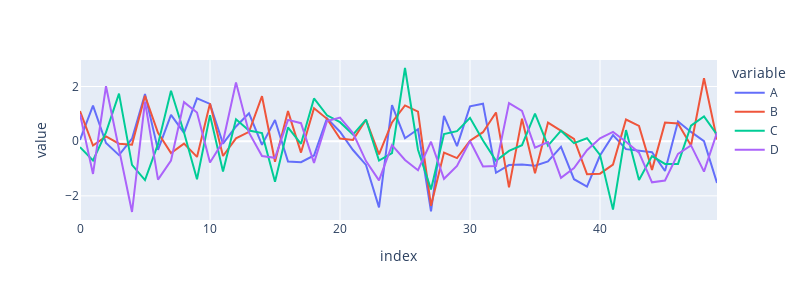

Write notebook code for a chart like this one.
### Code cell
px.line(data).update_layout(height=300,width=800)

### Figure 1 — Plotly figure (JSON) as saved in the notebook; plotly's stock layout.template omitted (floating-point values rounded to 4 significant figures)
{"data": [{"hovertemplate": "variable=A<br>index=%{x}<br>value=%{y}<extra></extra>", "legendgroup": "A", "line": {"color": "#636efa", "dash": "solid"}, "marker": {"symbol": "circle"}, "mode": "lines", "name": "A", "orientation": "v", "showlegend": true, "type": "scatter", "x": [0, 1, 2, 3, 4, 5, 6, 7, 8, 9, 10, 11, 12, 13, 14, 15, 16, 17, 18, 19, 20, 21, 22, 23, 24, 25, 26, 27, 28, 29, 30, 31, 32, 33, 34, 35, 36, 37, 38, 39, 40, 41, 42, 43, 44, 45, 46, 47, 48, 49], "xaxis": "x", "y": [0.04611, 1.301, -0.06726, -0.5102, 0.08917, 1.728, -0.3176, 0.9631, 0.3036, 1.565, 1.363, -0.08856, 0.5376, 1.018, -0.1347, 0.774, -0.7428, -0.7671, -0.5235, 0.8374, 0.3473, -0.3238, -0.8698, -2.422, 1.317, 0.1078, 0.4347, -2.563, 0.9254, -0.1825, 1.274, 1.368, -1.154, -0.8722, -0.851, -0.8967, -0.7393, -0.2085, -1.391, -1.662, -0.5254, 0.2214, -0.2919, -0.3586, -0.4062, -1.089, 0.7207, 0.3379, 0.0009873, -1.527], "yaxis": "y"}, {"hovertemplate": "variable=B<br>index=%{x}<br>value=%{y}<extra></extra>", "legendgroup": "B", "line": {"color": "#EF553B", "dash": "solid"}, "marker": {"symbol": "circle"}, "mode": "lines", "name": "B", "orientation": "v", "showlegend": true, "type": "scatter", "x": [0, 1, 2, 3, 4, 5, 6, 7, 8, 9, 10, 11, 12, 13, 14, 15, 16, 17, 18, 19, 20, 21, 22, 23, 24, 25, 26, 27, 28, 29, 30, 31, 32, 33, 34, 35, 36, 37, 38, 39, 40, 41, 42, 43, 44, 45, 46, 47, 48, 49], "xaxis": "x", "y": [1.101, -0.16, 0.1718, -0.09108, -0.1276, 1.661, 0.3032, -0.4353, -0.08914, -0.5745, 1.378, -0.5425, 0.1026, 0.3416, 1.645, -0.7543, 1.101, -0.4172, 1.203, 0.8179, 0.09567, 0.04694, 0.7829, -0.4853, 0.6876, 1.308, 1.082, -2.361, -0.4164, -0.617, 0.01615, 0.3287, 1.047, -1.687, 0.824, -1.176, 0.6796, 0.3765, 0.08022, -1.208, -1.189, -0.8556, 0.7916, 0.5607, -1.049, 0.6788, 0.6456, -0.1591, 2.302, 0.0623], "yaxis": "y"}, {"hovertemplate": "variable=C<br>index=%{x}<br>value=%{y}<extra></extra>", "legendgroup": "C", "line": {"color": "#00cc96", "dash": "solid"}, "marker": {"symbol": "circle"}, "mode": "lines", "name": "C", "orientation": "v", "showlegend": true, "type": "scatter", "x": [0, 1, 2, 3, 4, 5, 6, 7, 8, 9, 10, 11, 12, 13, 14, 15, 16, 17, 18, 19, 20, 21, 22, 23, 24, 25, 26, 27, 28, 29, 30, 31, 32, 33, 34, 35, 36, 37, 38, 39, 40, 41, 42, 43, 44, 45, 46, 47, 48, 49], "xaxis": "x", "y": [-0.2159, -0.7047, 0.3196, 1.741, -0.8653, -1.421, -0.108, 1.844, 0.3194, -1.391, 0.952, -1.107, 0.8004, 0.3903, 0.2947, -1.483, 0.5036, -0.09501, 1.564, 0.9474, 0.695, 0.2424, 0.7901, -0.7091, -0.4354, 2.676, -0.3119, -1.765, 0.2579, 0.3677, 0.8531, 0.02593, -0.7201, -0.3573, -0.1467, 1.005, -0.1604, 0.3828, -0.07391, 0.1083, -0.5014, -2.503, 0.4065, -1.418, -0.5452, -0.8327, -0.8317, 0.5694, 0.903, 0.2342], "yaxis": "y"}, {"hovertemplate": "variable=D<br>index=%{x}<br>value=%{y}<extra></extra>", "legendgroup": "D", "line": {"color": "#ab63fa", "dash": "solid"}, "marker": {"symbol": "circle"}, "mode": "lines", "name": "D", "orientation": "v", "showlegend": true, "type": "scatter", "x": [0, 1, 2, 3, 4, 5, 6, 7, 8, 9, 10, 11, 12, 13, 14, 15, 16, 17, 18, 19, 20, 21, 22, 23, 24, 25, 26, 27, 28, 29, 30, 31, 32, 33, 34, 35, 36, 37, 38, 39, 40, 41, 42, 43, 44, 45, 46, 47, 48, 49], "xaxis": "x", "y": [0.9884, -1.199, 2.01, -0.3521, -2.59, 1.449, -1.406, -0.7059, 1.428, 1.049, -0.7811, -0.0137, 2.144, 0.3094, -0.541, -0.6077, 0.7786, 0.6577, -0.793, 0.7366, 0.8629, 0.2941, -0.7289, -1.435, -0.1428, -0.6867, -1.063, -0.02076, -1.376, -0.9075, 0.007192, -0.9223, -0.9059, 1.394, 1.109, -0.2368, -0.03489, -1.339, -0.9798, -0.3284, 0.1074, 0.3421, -0.01873, -0.4184, -1.506, -1.438, -0.4631, -0.1543, -1.113, 0.3124], "yaxis": "y"}], "layout": {"height": 300, "legend": {"title": {"text": "variable"}, "tracegroupgap": 0}, "margin": {"t": 60}, "width": 800, "xaxis": {"anchor": "y", "domain": [0, 1], "title": {"text": "index"}}, "yaxis": {"anchor": "x", "domain": [0, 1], "title": {"text": "value"}}}}
